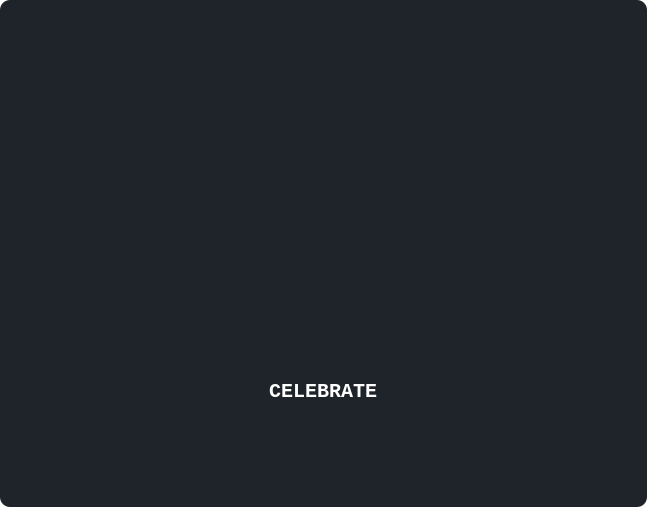
<?xml version="1.0" encoding="UTF-8"?>
<ui version="4.0">
 <class>bdate</class>
 <widget class="QMainWindow" name="bdate">
  <property name="geometry">
   <rect>
    <x>0</x>
    <y>0</y>
    <width>647</width>
    <height>507</height>
   </rect>
  </property>
  <property name="windowTitle">
   <string>MainWindow</string>
  </property>
  <property name="styleSheet">
   <string notr="true">*{
    border-radius:10px;
    background-color:transparent;
    background:transparent;
    padding:0;
    margin:0;
    color:#fff;
}
#centralwidget{
    background-color:#1f232a;
}</string>
  </property>
  <widget class="QWidget" name="centralwidget">
   <layout class="QVBoxLayout" name="verticalLayout_2">
    <item alignment="Qt::AlignLeft">
     <widget class="QPushButton" name="backBtn">
      <property name="sizePolicy">
       <sizepolicy hsizetype="Minimum" vsizetype="Fixed">
        <horstretch>0</horstretch>
        <verstretch>0</verstretch>
       </sizepolicy>
      </property>
      <property name="minimumSize">
       <size>
        <width>80</width>
        <height>40</height>
       </size>
      </property>
      <property name="maximumSize">
       <size>
        <width>50</width>
        <height>50</height>
       </size>
      </property>
      <property name="text">
       <string/>
      </property>
      <property name="icon">
       <iconset resource="resources.qrc">
        <normaloff>:/icons/icons/chevron-left.svg</normaloff>:/icons/icons/chevron-left.svg</iconset>
      </property>
      <property name="iconSize">
       <size>
        <width>24</width>
        <height>24</height>
       </size>
      </property>
     </widget>
    </item>
    <item alignment="Qt::AlignHCenter|Qt::AlignVCenter">
     <widget class="QWidget" name="widget" native="true">
      <layout class="QVBoxLayout" name="verticalLayout">
       <property name="rightMargin">
        <number>0</number>
       </property>
       <item alignment="Qt::AlignLeft|Qt::AlignVCenter">
        <widget class="QLabel" name="bdateLbl">
         <property name="font">
          <font>
           <family>Segoe Print</family>
           <pointsize>15</pointsize>
          </font>
         </property>
         <property name="text">
          <string/>
         </property>
         <property name="alignment">
          <set>Qt::AlignCenter</set>
         </property>
        </widget>
       </item>
      </layout>
     </widget>
    </item>
    <item alignment="Qt::AlignHCenter|Qt::AlignVCenter">
     <widget class="QPushButton" name="nextBtn">
      <property name="sizePolicy">
       <sizepolicy hsizetype="Fixed" vsizetype="Fixed">
        <horstretch>0</horstretch>
        <verstretch>0</verstretch>
       </sizepolicy>
      </property>
      <property name="minimumSize">
       <size>
        <width>0</width>
        <height>50</height>
       </size>
      </property>
      <property name="maximumSize">
       <size>
        <width>16777215</width>
        <height>40</height>
       </size>
      </property>
      <property name="font">
       <font>
        <family>Lucida Console</family>
        <pointsize>15</pointsize>
        <weight>75</weight>
        <bold>true</bold>
       </font>
      </property>
      <property name="text">
       <string>CELEBRATE</string>
      </property>
     </widget>
    </item>
   </layout>
  </widget>
 </widget>
 <resources>
  <include location="resources.qrc"/>
 </resources>
 <connections/>
</ui>
